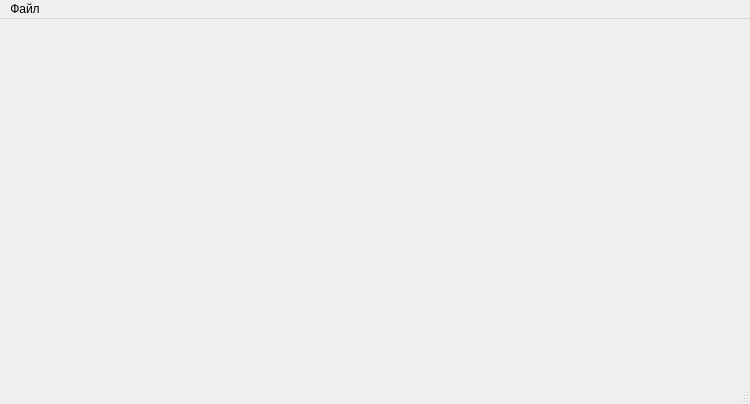
<?xml version="1.0" encoding="UTF-8"?>
<ui version="4.0">
 <class>MainWindow</class>
 <widget class="QMainWindow" name="MainWindow">
  <property name="geometry">
   <rect>
    <x>0</x>
    <y>0</y>
    <width>750</width>
    <height>404</height>
   </rect>
  </property>
  <property name="windowTitle">
   <string>MainWindow</string>
  </property>
  <widget class="QWidget" name="centralwidget"/>
  <widget class="QMenuBar" name="menubar">
   <property name="geometry">
    <rect>
     <x>0</x>
     <y>0</y>
     <width>750</width>
     <height>23</height>
    </rect>
   </property>
   <widget class="QMenu" name="menu">
    <property name="title">
     <string>Файл</string>
    </property>
    <addaction name="acOpenFile"/>
    <addaction name="separator"/>
    <addaction name="acExit"/>
   </widget>
   <addaction name="menu"/>
  </widget>
  <widget class="QStatusBar" name="statusbar"/>
  <action name="acOpenFile">
   <property name="text">
    <string>Открыть...</string>
   </property>
  </action>
  <action name="acExit">
   <property name="text">
    <string>Выход</string>
   </property>
  </action>
 </widget>
 <resources/>
 <connections/>
</ui>
